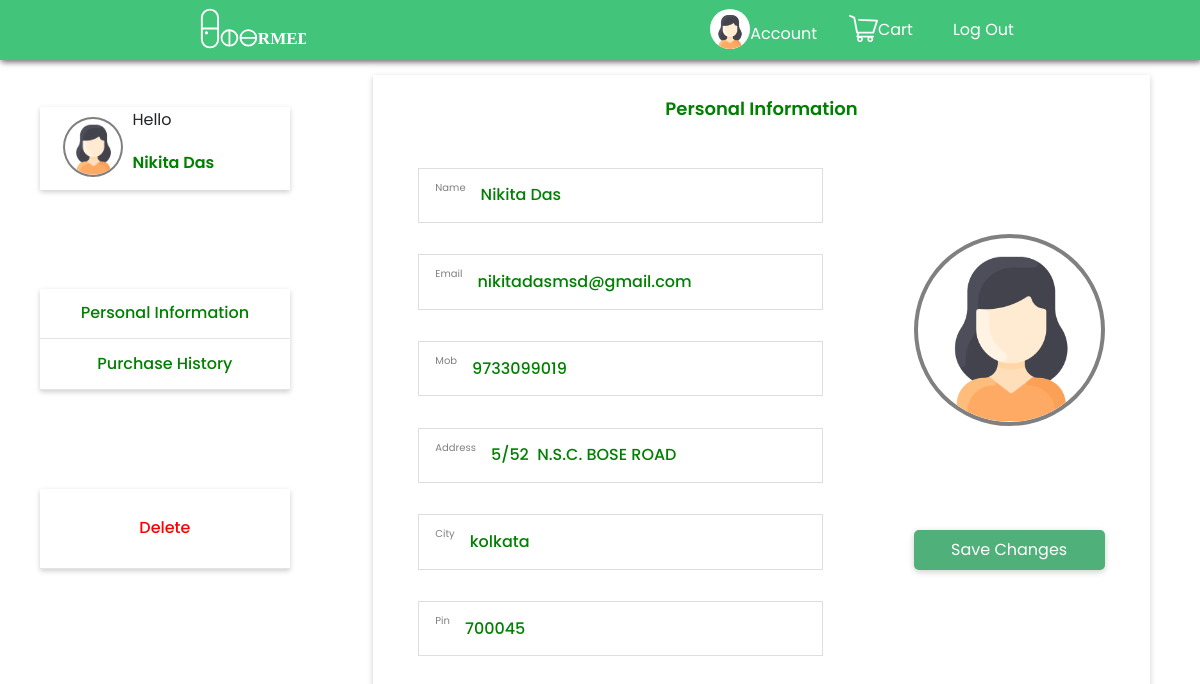
Page /main/1/account (signed in) on the earlier database version.
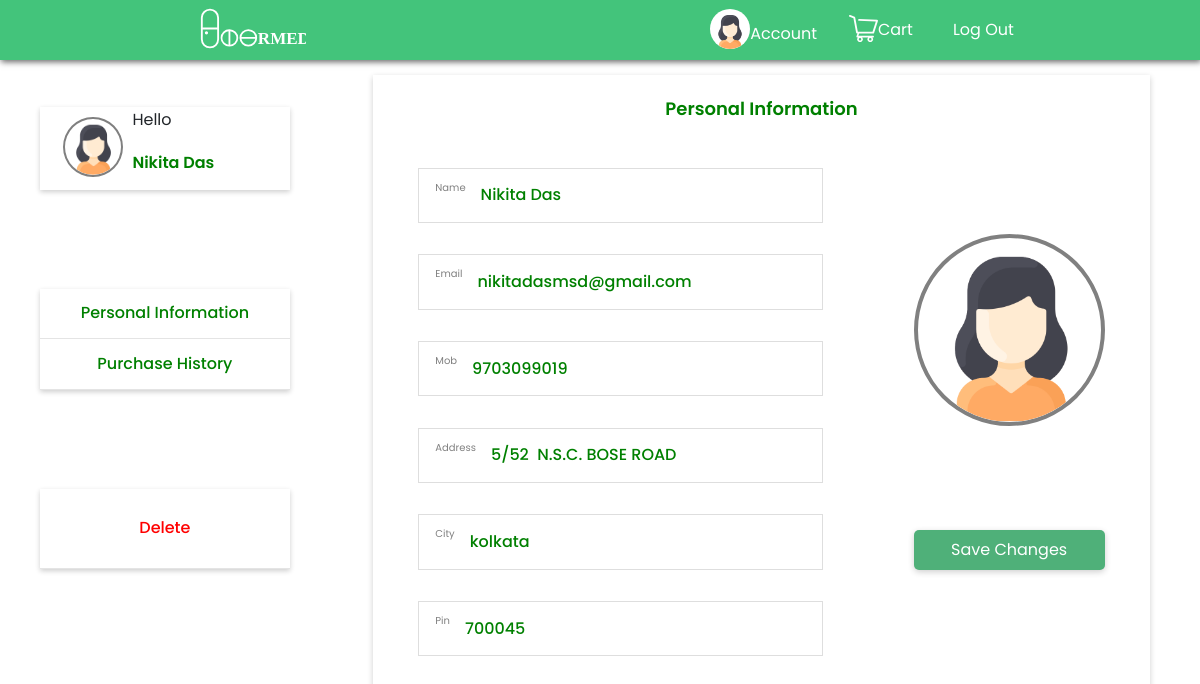
Same page on the later database version.
### doormed/models.py (models this page shows, shortened)
class Register_user(db.Model, UserMixin):
    id = db.Column(db.Integer, primary_key=True)
    name = db.Column(db.String(80), unique=False, nullable=False)
    email = db.Column(db.String(120), unique=True, nullable=False)
    address = db.Column(db.String(120),  nullable=False)
    city = db.Column(db.String(80), unique=False, nullable=False)
    pincode = db.Column(db.String(10), unique=False, nullable=False)
    number = db.Column(db.String(80), unique=True, nullable=False)
    password = db.Column(db.String(120), unique=False, nullable=False)
    cartitems1 = db.relationship('CartItem', backref='Customer')
    orders1 = db.relationship('Order', backref='Customer')

### doormed/customers/routes.py (the view)
@app.route('/main/<int:id>/account', methods= ['GET', 'POST'])
@login_required
def account(id):
    user = Register_user.query.filter_by(id = id).first()
    orders = Order.query.filter_by(cust_id = user.id).all()
    if orders:
        order = Order.query.filter_by(cust_id = user.id).first()
        ordered_shop = Register_seller.query.filter_by(id = order.sh_id).first()
        return render_template('customers/account.html', user = user, orders = orders, shop = ordered_shop)
    return render_template('customers/account.html', user = user)

### doormed/models.py (called while the page is built)
@login_seller.user_loader
def load_user(seller_id):
    return Register_seller.query.get(seller_id)

### doormed/templates/customers/account.html (shortened to what this page needs)
{% extends 'base.html' %}
{% block header %}
<link rel="stylesheet" href="{{url_for('static', filename = 'css/index.css')}}">
{% endblock %}
{% block content %}
{% include 'navbar.html' %}
    <main class="container1">
        <section class="left">
            <div class="profile-card">
                <img src="{{url_for('static', filename = 'images/profile.svg')}}" alt="" class="profile-img">
                <div class="card-name">
                    <p class="hello">Hello</p>
                    <p class="name">{{user.name}}</p>
                </div>
            </div>
            <div class="sidebar">
                <a href="#" class="personal-info side-opt" id="pi">Personal Information</a>
                <a href="#" class="purchase side-opt" id="ph">Purchase History</a>
            </div>
            <div class="log-out">
        <form method="POST" action="/main/{{user.id}}/account/delete" style="text-align: center;">
                <button class="logOut">Delete</button>
                </form>
            </div>
        </section>
        <section class="right">
            <p class="heading">Personal Information</p>
            <form method="POST" action="/main/{{user.id}}/account/update">
            <div class="details">
                <div class="info">
                    <div class="person-name info-box">
                        <p class="label">Name</p>
                        <input type="text" class="personName field" value="{{user.name}}">
                    </div>
                    <div class="Email info-box">
                        <p class="label">Email</p>
                        <input type="email" class="email-id field" value="{{user.email}}" name="email">
                    </div>
                    <div class="mobile info-box">
                        <p class="label">Mob</p>
                        <input type="number" class="mobile-no field" value="{{user.number}}" name="number">
                    </div>
                    <div class="address info-box">
                        <p class="label">Address</p>
                        <input type="text" class="address-text field" value="{{user.address}}" name="address">
                    </div>
                    <div class="city info-box">
                        <p class="label">City</p>
                        <input type="text" class="city-name field" value="{{user.city}}" name="city">
                    </div>
                    <div class="pin info-box">
                        <p class="label">Pin</p>
                        <input type="number" class="pin-code field" value="{{user.pincode}}" name="pincode">
                    </div>
                </div>
                <div class="profile-picture">
                    <img src="{{url_for('static', filename = 'images/profile.svg')}}" alt="" class="profile-pic">
                    <button class="update" type="submit">Save Changes</button>
                </div>
            </div>
            </form>
        </section>
    </main>
{% endblock %}

### doormed/templates/base.html (shortened to what this page needs)
<!DOCTYPE html>
<html lang="en">
<head>
    <link rel="stylesheet" href="https://stackpath.bootstrapcdn.com/bootstrap/4.5.2/css/bootstrap.min.css">
    <link rel="stylesheet" href="https://cdnjs.cloudflare.com/ajax/libs/font-awesome/5.15.3/css/all.min.css" />
    {% block header %}
    {% endblock %}
</head>
<body>
    {% block content %}
    {% endblock %}
</body>
</html>

### doormed/templates/navbar.html (shortened to what this page needs)
<!DOCTYPE html>
<html lang="en">
<head>
</head>
<body>
<div class="navbar1">
    {% if current_user.is_authenticated %}
  <div class="logo">
    <a href="/main/{{current_user.id}}">
        <img src="{{url_for('static', filename = 'images/logo.svg')}}" alt="" class="logo">
        </a>
</div>
        <div class="left1">
        <div class="profile">
            <img src="{{url_for('static', filename = 'images/profile-icon.svg')}}" alt="" class="profile-icon">
            <a href="/main/{{ user.id }}/account" style="margin-top: 0.5rem;">Account</a>
        </div>
        <div class="cart">
            <img src="{{url_for('static', filename = 'images/cart.svg')}}" alt="" class="cart-icon">
            <a href="/main/{{ user.id }}/cart">Cart</a>
        </div>
        <div class="logout">
            <a href="/logout">Log Out</a>
        </div>
        </div>
        {% endif %}
</div>
</body>
</html>

### doormed/static/css/index.css (style rules this page uses)
* { padding: 0; margin: 0; box-sizing: border-box; }
button { outline: none; }
.container1 { display: flex; min-height: 90vh; margin-top: 3rem; }
.left { width: 30%; margin-left: 40px; margin-top: 10px; display: flex; flex-direction: column; height: 70vh; justify-content: space-around; }
.profile-card { display: flex; justify-content: space-between; align-items: center; padding: 0.8rem; width: 75%; position: relative; box-shadow: 0 2px 5px rgba(0, 0, 0, 0.192); }
.profile-img { height: 60px; border: 2px solid grey; border-radius: 50%; margin-left: 10px; }
.card-name { position: absolute; left: 37%; line-height: 27px; }
a { color: white; }
.logOut { height: 10vh; width: 100%; border: none; outline: none; background: white; }
.name { color: green; font-weight: 600; font-size: 16px; }
.sidebar,.log-out { display: flex; flex-direction: column; box-shadow: 0px 2px 5px rgb(0,0,0,0.192); width: 75%; }
.side-opt,.logOut { padding: 0.8rem; text-decoration: none; border-bottom: 0.2px solid rgba(184, 184, 184, 0.384); text-align: center; color: green; font-weight: 500; }
.logOut { color: red; }
.right { height: 82vh; width: 70%; margin-top: 27px; margin-right: 50px; box-shadow: 0px 2px 6px rgb(0,0,0,0.192); transition: 0.5s; }
.heading { text-align: center; padding-top: 20px; font-weight: 600; color: green; font-size: 18px; }
.details { display: flex; justify-content: space-around; margin-top: 30px; }
.info { display: flex; flex-direction: column; justify-content: space-around; height: 65vh; }
.info-box { display: flex; padding: 0.7rem 1rem; border: 0.2px solid rgba(214, 214, 214, 0.788); align-items: center; }
.label { font-size: 10px; color: grey; margin-right: 15px; }
.field { color: green; font-weight: 500; border: none; width: 100%; outline: none; }
.profile-picture { display: flex; flex-direction: column; justify-content: space-around; }
.profile-pic { border: 4px solid grey; border-radius: 50%; height: 12rem; margin-top: -20px; }
.update { padding: 1rem, 0.8rem; background-color: #4FB079; height: 40px; margin-top: -100px; color: white; border: none; border-radius: 5px; box-shadow: 0 2px 6px rgb(0,0,0,0.192); cursor: pointer; outline: none; }
img { float: left; margin-top: -3px; }

### doormed/templates/navbar.html (style rules this page uses)
* { margin: 0; padding: 0; box-sizing: border-box; font-family: 'Poppins','sans serif'; }
.navbar1 { display: flex; min-height: 7.5vh; background-color: #43C47B; width: 100%; justify-content: space-around; align-items: center; box-shadow: 1px 2px 6px rgba(0,0,0,0.6); position: fixed; z-index: 100000; top: 0; }
a { text-decoration: none; color: white; }
.profile,.cart { display: flex; align-items: center; margin-left: 2rem; }
.cart { margin-right: 8px; }
a { cursor: pointer; text-decoration: none; }
.left1 { display: flex; }
.logout { display: flex; align-items: center; margin-left: 2rem; }

Differences in the rows shown:
changed Register_user "Nikita Das": number "9733099019" → "9703099019"
